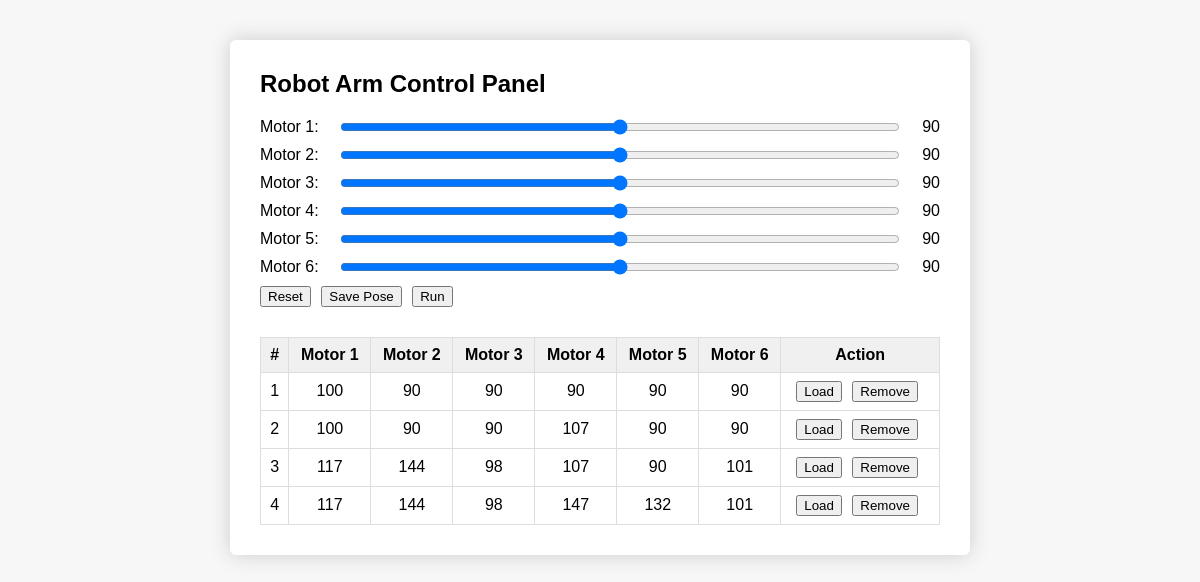
The page / on the database its author committed.
### tables this page shows
CREATE TABLE IF NOT EXISTS `poses` (
  `id` int(11) NOT NULL AUTO_INCREMENT,
  `motor1` int(11) NOT NULL,
  `motor2` int(11) NOT NULL,
  `motor3` int(11) NOT NULL,
  `motor4` int(11) NOT NULL,
  `motor5` int(11) NOT NULL,
  `motor6` int(11) NOT NULL,
  `status` tinyint(1) DEFAULT '0',
  PRIMARY KEY (`id`)
);

### index.php (the view, shortened to what this page needs)
<?php
$conn = new mysqli("localhost", "root", "", "robot_arm");
$poses = [];
$res = $conn->query("SELECT * FROM poses ORDER BY id ASC");
while ($row = $res->fetch_assoc()) $poses[] = $row;
?>
<!DOCTYPE html>
<html lang="en">
<head>
</head>
<body>
<div class="panel">
    <h2>Robot Arm Control Panel</h2>
    <form id="armForm">
        <?php for($i=1; $i<=6; $i++): ?>
        <div class="slider-row">
            <label>Motor <?= $i ?>:</label>
            <input type="range" min="0" max="180" value="90" id="motor<?= $i ?>" name="motor<?= $i ?>">
            <span id="val<?= $i ?>">90</span>
        </div>
        <?php endfor; ?>
        <button type="button" onclick="resetSliders()">Reset</button>
        <button type="button" onclick="savePose()">Save Pose</button>
        <button type="button" onclick="runPose()">Run</button>
    </form>
    <table>
        <thead>
            <tr>
                <th>#</th>
                <?php for($i=1; $i<=6; $i++): ?>
                <th>Motor <?= $i ?></th>
                <?php endfor; ?>
                <th>Action</th>
            </tr>
        </thead>
        <tbody id="poseTable">
            <?php foreach($poses as $row): ?>
            <tr data-id="<?= $row['id'] ?>">
                <td><?= $row['id'] ?></td>
                <?php for($i=1; $i<=6; $i++): ?>
                <td><?= $row['motor'.$i] ?></td>
                <?php endfor; ?>
                <td>
                    <button type="button" onclick="loadPose(<?= $row['id'] ?>)">Load</button>
                    <button type="button" onclick="removePose(<?= $row['id'] ?>)">Remove</button>
                </td>
            </tr>
            <?php endforeach; ?>
        </tbody>
    </table>
</div>
</body>
</html>

### index.php (style rules this page uses)
body { font-family: Arial, sans-serif; background: #f7f7f7; }
.panel { background: #fff; padding: 30px; margin: 40px auto 0; border-radius: 6px; width: 680px; box-shadow: 0 0 20px #ccc; }
h2 { margin-top: 0; }
.slider-row { display: flex; align-items: center; margin-bottom: 10px; }
.slider-row label { width: 70px; }
.slider-row input[type=range] { flex: 1; margin: 0 10px; }
.slider-row span { width: 30px; text-align: right; }
button { margin-right: 6px; }
table { width: 100%; border-collapse: collapse; margin-top: 30px; background: #fff; }
th, td { border: 1px solid #ddd; padding: 8px; text-align: center; }
th { background: #f0f0f0; }

### rows shown on the page
poses: id "1", motor1 "100", motor2 "90", motor3 "90", motor4 "90", motor5 "90", motor6 "90"
poses: id "2", motor1 "100", motor2 "90", motor3 "90", motor4 "107", motor5 "90", motor6 "90"
poses: id "3", motor1 "117", motor2 "144", motor3 "98", motor4 "107", motor5 "90", motor6 "101"
poses: id "4", motor1 "117", motor2 "144", motor3 "98", motor4 "147", motor5 "132", motor6 "101"
